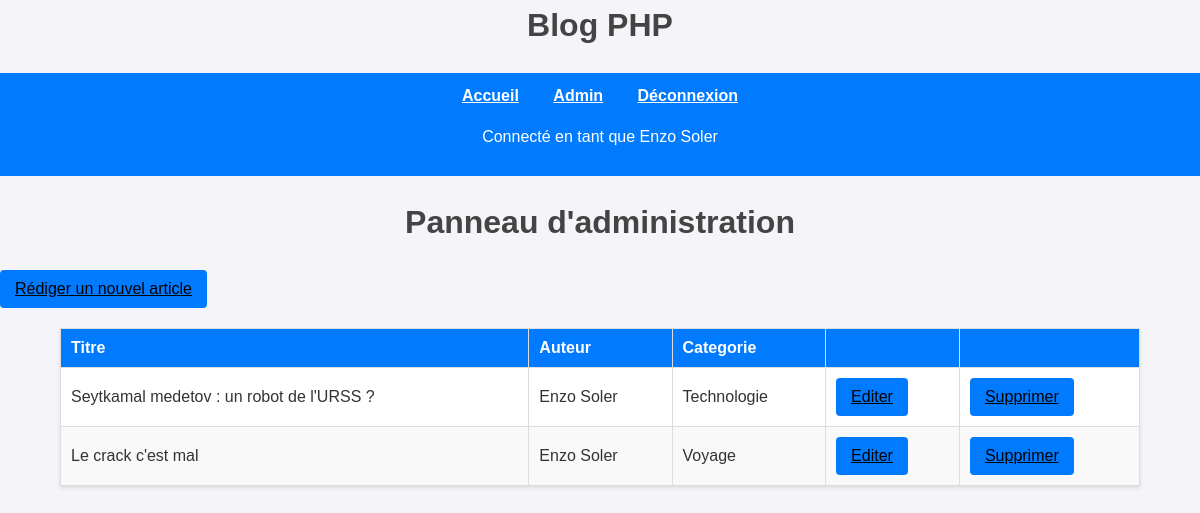
/admin.php (signed in), run on the app's committed database.
### tables this page shows
CREATE TABLE `posts` (
  `id` int(11) NOT NULL,
  `titre` varchar(255) NOT NULL,
  `contenu` text NOT NULL,
  `date_creation` datetime DEFAULT CURRENT_TIMESTAMP,
  `auteur_id` int(11) DEFAULT NULL,
  `categorie_id` int(11) DEFAULT NULL
);

CREATE TABLE `categories` (
  `id` int(11) NOT NULL,
  `name` varchar(100) NOT NULL
);

### admin.php (the view, shortened to what this page needs)
<html>
    <head>
        <link rel="stylesheet" type="text/css" href="style.css">
    </head>
    <body>
        <?php
            include("include/header.php");
            include("include/basedonnee.php");
        ?>
        <h1>Panneau d'administration</h1>
        <button><a href="addarticle.php">Rédiger un nouvel article</a></button>
        <table>
            <thead>
                <tr>
                    <th>Titre</th>
                    <th>Auteur</th>
                    <th>Categorie</th>
                    <th></th>
                    <th></th>
                </tr>
            </thead>
            <tbody>
                <?php
                    $sql = "SELECT *, posts.id AS post_id, admin.prenom AS auteur_prenom, admin.nom AS auteur_nom, categories.name AS categorie
                            FROM posts
                            JOIN admin
                                ON posts.auteur_id = admin.id
                            JOIN categories
                                ON posts.categorie_id = categories.id";
                    $query = $pdo->query($sql);
                    $results = $query->fetchAll(PDO::FETCH_ASSOC);
                    foreach ($results as $row) {
                        ?>
                            <tr>
                                <td><?php echo $row["titre"]; ?></td>
                                <td><?php echo $row["auteur_prenom"] ." "   .$row["auteur_nom"]?></td>
                                <td><?php echo $row["categorie"] ?></td>
                                <td><button><a href="edit.php?id=<?php echo $row["post_id"] ?>">Editer</a></button></td>
                                <td><button><a href="delete.php?id=<?php echo $row["post_id"]; ?>">Supprimer</a></button></td>
                            </tr>
                        <?php
                    }
                ?>
            </tbody>
        </table>
    </body>
</html>

### style.css (style rules this page uses)
body { font-family: Arial, sans-serif; background-color: #f4f4f9; margin: 0; padding: 0; color: #333; line-height: 1.6; }
h1, h2, h3 { text-align: center; color: #444; }
a { text-decoration: underline; color: black; }
button, input[type="submit"] { background-color: #007BFF; color: white; border: none; padding: 10px 15px; border-radius: 4px; font-size: 16px; }
table { width: 90%; margin: 20px auto; border-collapse: collapse; background: #fff; box-shadow: 0 2px 4px rgba(0, 0, 0, 0.1); }
table th, table td { padding: 10px; text-align: left; border: 1px solid #ddd; }
table th { background-color: #007BFF; color: white; }
table tr:nth-child(even) { background-color: #f9f9f9; }

### data on the page
posts: titre "Seytkamal medetov : un robot de l'URSS ?", admin.prenom "Enzo", admin.nom "Soler", categorie.name "Technologie"
posts: titre "Le crack c'est mal", admin.prenom "Enzo", admin.nom "Soler", categorie.name "Voyage"

### other printed values
$_SESSION["admin_prenom"] "Enzo"
$_SESSION["admin_nom"] "Soler"
